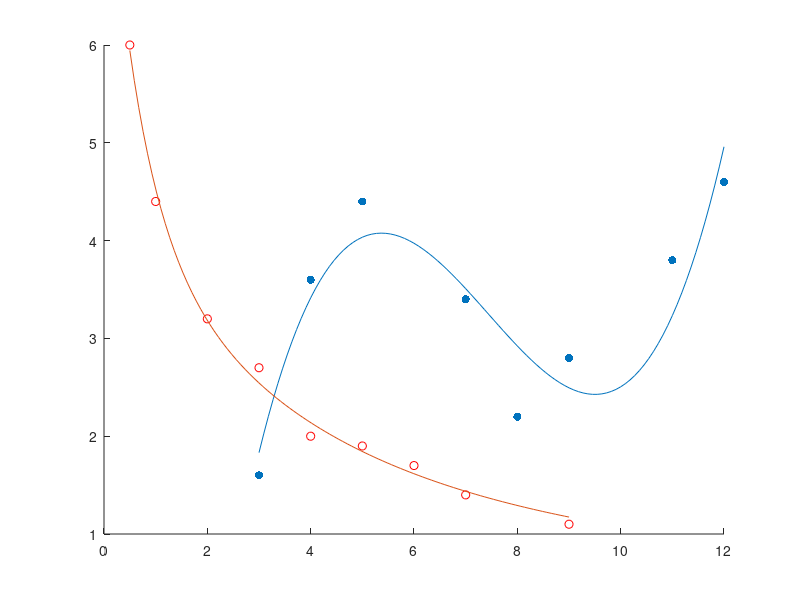

This chart was generated by the following MATLAB code:
%{
IMPORTANT PROBLEMS : 1 2 6 8 9 10 11 12 13 14 15
%} 

%{
1.Fit a cubic polynomial to the following data by extending 
the system of equationson lecture slide 3, then calculate the 
standard error and correlation coefficient.Graph the data and 
your fitting equatio
%}

x = [3 4 5 7 8 9 11 12];
y = [1.6 3.6 4.4 3.4 2.2 2.8 3.8 4.6];

hold on;
scatter(x,y,'filled')
x1 = sum(x);
x2 = sum(x.^2);
x3 = sum(x.^3);
x4 = sum(x.^4);
x5 = sum(x.^5);
x6 = sum(x.^6);
y1 = sum(y);
xy = sum(x.*y);
x2y = sum((x.^2) .* y);
x3y = sum((x.^3) .* y);

n = length(x);

M = [n , x1, x2, x3; 
     x1, x2, x3, x4;
     x2, x3, x4, x5;
     x3, x4, x5, x6];
b = [y1; xy; x2y; x3y];
 
a = M\b;
a = flip(a)';
plot(linspace(min(x), max(x)) ,polyval(a, linspace(min(x), max(x))))
m = 3; 
Sr = sum((y - (a(4) + a(3).*x + a(2).*(x.^2) + a(1).*(x.^3))).^2);
%OR Sr = sum((y - polyval(a, x)).^2);
St = sum((y - mean(y)).^2);
Se = sqrt(Sr/(n - (m + 1)));
r2 = (St - Sr)/St;

%{
2.Do the same as in the Question 1 but using the 
general Z-matrix formulation given on slides 21-25. 
You should get the same result if you have done it 
correctly.    
%}
x = [3 4 5 7 8 9 11 12]';
y = [1.6 3.6 4.4 3.4 2.2 2.8 3.8 4.6]';
Z = [ones(size(x)) x x.^2 x.^3];
a = flip((Z' * Z)\(Z' * y))';

n = max(size(x));
m = 3; 
Sr = sum((y - (a(4) + a(3).*x + a(2).*(x.^2) + a(1).*(x.^3))).^2);
St = sum((y - mean(y)).^2);
Se = sqrt(Sr/(n - (m + 1)));
r2 = (St - Sr)/St;


%{
6.Use multiple linear regression to fit the following 
data. Also calculate the standarderror and correlation 
coefficient.
%}
 x1 = [0 1 1 2 2 3 3 4 4];
 x2 = [0 1 2 1 2 1 2 1 2];
 y  = [15.1 17.9 12.7 25.6 20.5 35.1 29.7 45.4 40.2];
 
 M = [ length(x1) sum(x1) sum(x2); 
    sum(x1) sum(x1.^2) sum(x1.*x2); 
    sum(x2) sum(x1.*x2) sum(x2.^2) ];

b = [ sum(y) sum(x1.*y) sum(x2.*y) ]';

a = M\b;

xx1 = linspace(min(x1),max(x1));
xx2 = linspace(min(x2),max(x2));
yy = a(1) + a(2).*xx1 + a(3).*xx2;
%plot(x1,y,'or',x2,y,'og',xx1,yy,xx2,yy);

St = sum( (y - mean(y) ).^2 );
Sr = sum( (y - (a(1)+a(2).*x1+a(3).*x2)).^2);
r = sqrt( (St-Sr)/St ) ;

Syx = sqrt(Sr/(length(x1) - (2+1)));


%{
8.Three disease-carrying organisms decay exponentially in 
seawater according tothe following model equation. Use 
general least squares to estimate thecoefficients and 
estimate the initial concentration of each organism from 
the following measurements.
%}
t = [0.5 1 2 3 4 5 6 7 9];
y = [6 4.4 3.2 2.7 2 1.9 1.7 1.4 1.1];

Z = [ exp(t.*-1.5); exp(t.*-0.3);exp(-0.05.*t)]';

a = (Z'*Z)\(Z'*y') ;

f = @(t) a(1).*exp(-1.5.*t) + a(2).*exp(-0.3.*t) + a(3).*exp(-0.05.*t);

xx = linspace(min(t),max(t));
plot(t,y,'or');
hold on
plot(xx,f(xx));

St = sum( (y - mean(y)).^2 );
Sr = sum( (y - f(t)).^2 );
r = sqrt( (St - Sr)/ St );
Syx = sqrt( Sr / (length(t) - (3+1)) );